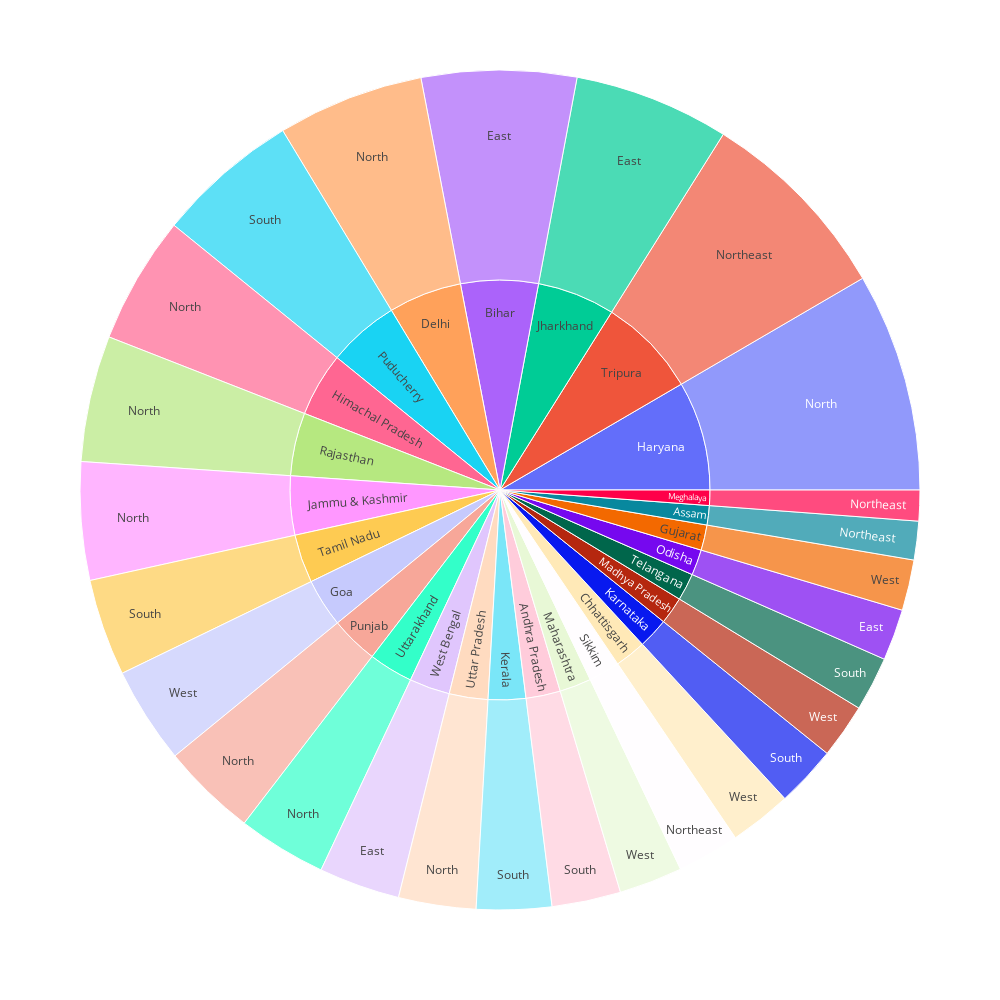

This figure's notebook cell:
### Code cell
unemployment=data[['States','Region','Estimated Unemployment rate']]
figure=px.sunburst(unemployment,path=['States','Region'],values='Estimated Unemployment rate',width=1000,height=1000,color_continuous_scale='RdY1Gn')
figure.show()

### Figure 1 — Plotly figure (JSON) as saved in the notebook; plotly's stock layout.template omitted (floating-point values rounded to 4 significant figures)
{"data": [{"branchvalues": "total", "domain": {"x": [0, 1], "y": [0, 1]}, "hovertemplate": "labels=%{label}<br>Estimated Unemployment rate=%{value}<br>parent=%{parent}<br>id=%{id}<extra></extra>", "ids": ["Bihar/East", "Jharkhand/East", "Odisha/East", "West Bengal/East", "Delhi/North", "Haryana/North", "Himachal Pradesh/North", "Jammu & Kashmir/North", "Punjab/North", "Rajasthan/North", "Uttar Pradesh/North", "Uttarakhand/North", "Assam/Northeast", "Meghalaya/Northeast", "Sikkim/Northeast", "Tripura/Northeast", "Andhra Pradesh/South", "Karnataka/South", "Kerala/South", "Puducherry/South", "Tamil Nadu/South", "Telangana/South", "Chhattisgarh/West", "Goa/West", "Gujarat/West", "Madhya Pradesh/West", "Maharashtra/West", "Andhra Pradesh", "Assam", "Bihar", "Chhattisgarh", "Delhi", "Goa", "Gujarat", "Haryana", "Himachal Pradesh", "Jammu & Kashmir", "Jharkhand", "Karnataka", "Kerala", "Madhya Pradesh", "Maharashtra", "Meghalaya", "Odisha", "Puducherry", "Punjab", "Rajasthan", "Sikkim", "Tamil Nadu", "Telangana", "Tripura", "Uttar Pradesh", "Uttarakhand", "West Bengal"], "labels": ["East", "East", "East", "East", "North", "North", "North", "North", "North", "North", "North", "North", "Northeast", "Northeast", "Northeast", "Northeast", "South", "South", "South", "South", "South", "South", "West", "West", "West", "West", "West", "Andhra Pradesh", "Assam", "Bihar", "Chhattisgarh", "Delhi", "Goa", "Gujarat", "Haryana", "Himachal Pradesh", "Jammu & Kashmir", "Jharkhand", "Karnataka", "Kerala", "Madhya Pradesh", "Maharashtra", "Meghalaya", "Odisha", "Puducherry", "Punjab", "Rajasthan", "Sikkim", "Tamil Nadu", "Telangana", "Tripura", "Uttar Pradesh", "Uttarakhand", "West Bengal"], "name": "", "parents": ["Bihar", "Jharkhand", "Odisha", "West Bengal", "Delhi", "Haryana", "Himachal Pradesh", "Jammu & Kashmir", "Punjab", "Rajasthan", "Uttar Pradesh", "Uttarakhand", "Assam", "Meghalaya", "Sikkim", "Tripura", "Andhra Pradesh", "Karnataka", "Kerala", "Puducherry", "Tamil Nadu", "Telangana", "Chhattisgarh", "Goa", "Gujarat", "Madhya Pradesh", "Maharashtra", "", "", "", "", "", "", "", "", "", "", "", "", "", "", "", "", "", "", "", "", "", "", "", "", "", "", ""], "type": "sunburst", "values": [194.7, 195.4, 64.62, 101.9, 184.1, 274.8, 160.7, 148.3, 119.8, 158.7, 97.37, 111.6, 48.56, 38.66, 78.34, 250.6, 86.64, 76.68, 94.34, 179.4, 121.9, 68.33, 78.19, 121.7, 63.76, 68.54, 79.79, 86.64, 48.56, 194.7, 78.19, 184.1, 121.7, 63.76, 274.8, 160.7, 148.3, 195.4, 76.68, 94.34, 68.54, 79.79, 38.66, 64.62, 179.4, 119.8, 158.7, 78.34, 121.9, 68.33, 250.6, 97.37, 111.6, 101.9]}], "layout": {"height": 1000, "legend": {"tracegroupgap": 0}, "margin": {"t": 60}, "width": 1000}}
